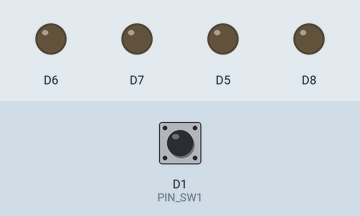
The program below on a simulated ESP8266 (Wemos D1 mini). On the bench: output pins drawn as LEDs (lit = HIGH). Inputs (shaded band) come from the test bench; at power-on: D1 (PIN_SW1) HIGH.

Above: at 1.2 s.
1.3 s: D1 (PIN_SW1) pulled LOW for 0.15 s
At 1.8 s:
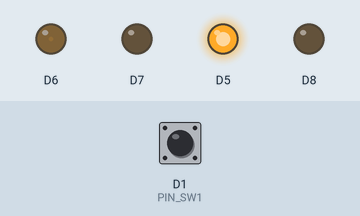
3.0 s: D1 (PIN_SW1) pulled LOW for 1 s
At 4.4 s:
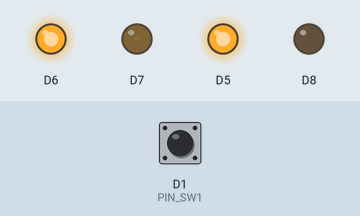
5.5 s: D1 (PIN_SW1) pulled LOW for 0.15 s
At 6.2 s:
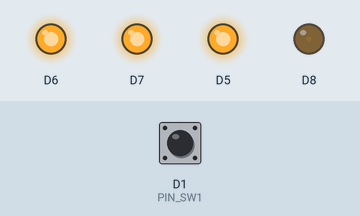
7.2 s: D1 (PIN_SW1) pulled LOW for 3.2 s
At 11.6 s:
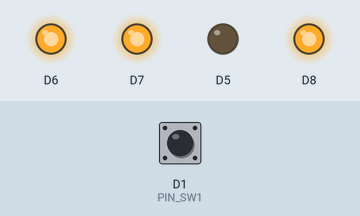
11.9 s: D1 (PIN_SW1) pulled LOW for 0.15 s
At 12.5 s:
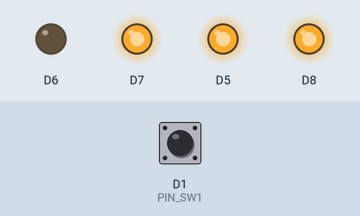
13.6 s: D1 (PIN_SW1) pulled LOW for 1 s
At 15.0 s:
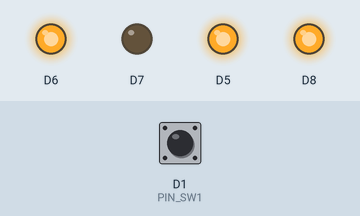
Timing chart, 0 to 16.6 s (numbered marks = the images above; inputs shaded):
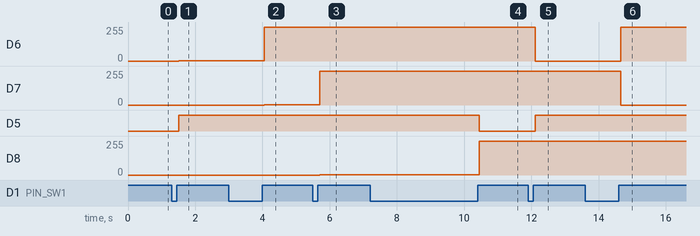

The program:

main.cpp
```cpp
#include <Arduino.h>
#include <Button2.h>

#include <Light.hpp>

#define PIN_SW1 D1

Button2 sw1;
LightManager lights;
uint8_t activeLight = 0;
bool toggle = true;

void click(Button2& btn) {
  lights.setBrightness(activeLight, 255);
  lights.setStrobe(activeLight, false);
  if (activeLight == 3) {
    activeLight = 0;
  } else {
    activeLight++;
  }
  lights.setStrobe(activeLight, true);
}

void doubleClick(Button2& btn) {
  lights.setState(activeLight, !lights.getState(activeLight));
}

void tripleClick(Button2& btn) {
  toggle = !toggle;
  lights.setAllState(toggle);
}

void setup() {
  Serial.begin(115200);
  sw1.begin(PIN_SW1);
  sw1.setTapHandler(click);
  sw1.setDoubleClickHandler(doubleClick);
  sw1.setTripleClickHandler(tripleClick);

  lights.init();
  lights.setAllState(true);
}

void loop() {
  sw1.loop();
  lights.loop();
}
```

Measured:
- after the input at 1.3 s, D6: 0/255 → 1/255 after 0.20 s; D5: LOW → HIGH after 0.20 s
- after the input at 3.0 s, D6: 1/255 → 255/255 after 1.1 s; D7: 0/255 → 1/255 after 1.1 s
- after the input at 5.5 s, D7: 1/255 → 255/255 after 0.21 s; D8: 0/255 → 1/255 after 0.21 s
- after the input at 7.2 s, D5: HIGH → LOW after 3.3 s; D8: 1/255 → 255/255 after 3.3 s
- after the input at 11.9 s, D6: 255/255 → 0/255 after 0.21 s; D5: LOW → HIGH after 0.21 s
- after the input at 13.6 s, D6: 0/255 → 255/255 after 1.1 s; D7: 255/255 → 0/255 after 1.1 s
